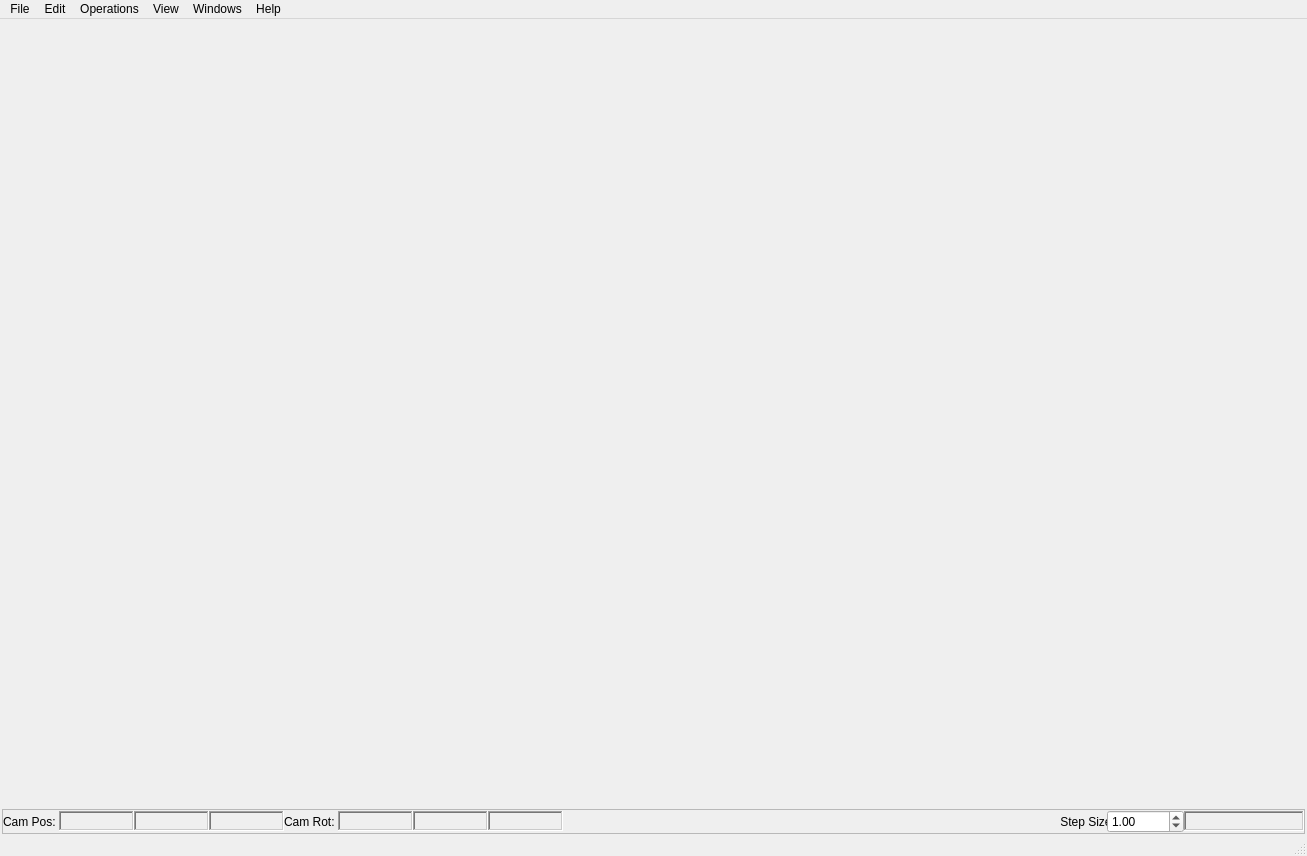
<?xml version="1.0" encoding="UTF-8"?>
<ui version="4.0">
 <class>ZEDMainWindow</class>
 <widget class="QMainWindow" name="ZEDMainWindow">
  <property name="geometry">
   <rect>
    <x>0</x>
    <y>0</y>
    <width>1307</width>
    <height>856</height>
   </rect>
  </property>
  <property name="sizePolicy">
   <sizepolicy hsizetype="Expanding" vsizetype="Expanding">
    <horstretch>0</horstretch>
    <verstretch>0</verstretch>
   </sizepolicy>
  </property>
  <property name="windowTitle">
   <string>ZEditor</string>
  </property>
  <property name="windowIcon">
   <iconset>
    <normaloff>:/ApplicationIcon/ZEDITOR.ico</normaloff>:/ApplicationIcon/ZEDITOR.ico</iconset>
  </property>
  <property name="styleSheet">
   <string/>
  </property>
  <property name="iconSize">
   <size>
    <width>24</width>
    <height>24</height>
   </size>
  </property>
  <widget class="QWidget" name="CentralWidget">
   <layout class="QGridLayout">
    <property name="leftMargin">
     <number>2</number>
    </property>
    <property name="topMargin">
     <number>2</number>
    </property>
    <property name="rightMargin">
     <number>2</number>
    </property>
    <property name="bottomMargin">
     <number>0</number>
    </property>
    <property name="spacing">
     <number>2</number>
    </property>
    <item row="0" column="0">
     <widget class="QWidget" name="ViewPort" native="true"/>
    </item>
    <item row="1" column="0">
     <widget class="QFrame" name="frmStatus">
      <property name="maximumSize">
       <size>
        <width>16777215</width>
        <height>25</height>
       </size>
      </property>
      <property name="frameShape">
       <enum>QFrame::StyledPanel</enum>
      </property>
      <property name="frameShadow">
       <enum>QFrame::Raised</enum>
      </property>
      <layout class="QHBoxLayout">
       <property name="spacing">
        <number>0</number>
       </property>
       <property name="leftMargin">
        <number>0</number>
       </property>
       <property name="topMargin">
        <number>0</number>
       </property>
       <property name="rightMargin">
        <number>0</number>
       </property>
       <property name="bottomMargin">
        <number>0</number>
       </property>
       <item>
        <layout class="QHBoxLayout">
         <property name="spacing">
          <number>0</number>
         </property>
         <item>
          <widget class="QLabel" name="lblCameraPosition">
           <property name="text">
            <string>Cam Pos: </string>
           </property>
          </widget>
         </item>
         <item>
          <widget class="QLabel" name="lblCameraPositionX">
           <property name="minimumSize">
            <size>
             <width>75</width>
             <height>0</height>
            </size>
           </property>
           <property name="maximumSize">
            <size>
             <width>75</width>
             <height>20</height>
            </size>
           </property>
           <property name="styleSheet">
            <string/>
           </property>
           <property name="frameShape">
            <enum>QFrame::WinPanel</enum>
           </property>
           <property name="frameShadow">
            <enum>QFrame::Sunken</enum>
           </property>
           <property name="lineWidth">
            <number>0</number>
           </property>
           <property name="text">
            <string/>
           </property>
          </widget>
         </item>
         <item>
          <widget class="QLabel" name="lblCameraPositionY">
           <property name="minimumSize">
            <size>
             <width>75</width>
             <height>0</height>
            </size>
           </property>
           <property name="maximumSize">
            <size>
             <width>75</width>
             <height>20</height>
            </size>
           </property>
           <property name="styleSheet">
            <string/>
           </property>
           <property name="frameShape">
            <enum>QFrame::WinPanel</enum>
           </property>
           <property name="frameShadow">
            <enum>QFrame::Sunken</enum>
           </property>
           <property name="text">
            <string/>
           </property>
          </widget>
         </item>
         <item>
          <widget class="QLabel" name="lblCameraPositionZ">
           <property name="minimumSize">
            <size>
             <width>75</width>
             <height>0</height>
            </size>
           </property>
           <property name="maximumSize">
            <size>
             <width>75</width>
             <height>20</height>
            </size>
           </property>
           <property name="styleSheet">
            <string/>
           </property>
           <property name="frameShape">
            <enum>QFrame::WinPanel</enum>
           </property>
           <property name="frameShadow">
            <enum>QFrame::Sunken</enum>
           </property>
           <property name="text">
            <string/>
           </property>
          </widget>
         </item>
         <item>
          <widget class="QLabel" name="lblCameraPosition_2">
           <property name="text">
            <string>Cam Rot: </string>
           </property>
          </widget>
         </item>
         <item>
          <widget class="QLabel" name="lblCameraRotationX">
           <property name="minimumSize">
            <size>
             <width>75</width>
             <height>0</height>
            </size>
           </property>
           <property name="maximumSize">
            <size>
             <width>75</width>
             <height>20</height>
            </size>
           </property>
           <property name="styleSheet">
            <string/>
           </property>
           <property name="frameShape">
            <enum>QFrame::WinPanel</enum>
           </property>
           <property name="frameShadow">
            <enum>QFrame::Sunken</enum>
           </property>
           <property name="text">
            <string/>
           </property>
          </widget>
         </item>
         <item>
          <widget class="QLabel" name="lblCameraRotationY">
           <property name="minimumSize">
            <size>
             <width>75</width>
             <height>0</height>
            </size>
           </property>
           <property name="maximumSize">
            <size>
             <width>75</width>
             <height>20</height>
            </size>
           </property>
           <property name="styleSheet">
            <string/>
           </property>
           <property name="frameShape">
            <enum>QFrame::WinPanel</enum>
           </property>
           <property name="frameShadow">
            <enum>QFrame::Sunken</enum>
           </property>
           <property name="lineWidth">
            <number>0</number>
           </property>
           <property name="text">
            <string/>
           </property>
          </widget>
         </item>
         <item>
          <widget class="QLabel" name="lblCameraRotationZ">
           <property name="minimumSize">
            <size>
             <width>75</width>
             <height>0</height>
            </size>
           </property>
           <property name="maximumSize">
            <size>
             <width>75</width>
             <height>20</height>
            </size>
           </property>
           <property name="styleSheet">
            <string/>
           </property>
           <property name="frameShape">
            <enum>QFrame::WinPanel</enum>
           </property>
           <property name="frameShadow">
            <enum>QFrame::Sunken</enum>
           </property>
           <property name="text">
            <string/>
           </property>
          </widget>
         </item>
         <item>
          <spacer name="horizontalSpacer">
           <property name="orientation">
            <enum>Qt::Horizontal</enum>
           </property>
           <property name="sizeHint" stdset="0">
            <size>
             <width>40</width>
             <height>20</height>
            </size>
           </property>
          </spacer>
         </item>
         <item>
          <widget class="QLabel" name="lblStepSize">
           <property name="maximumSize">
            <size>
             <width>50</width>
             <height>16777215</height>
            </size>
           </property>
           <property name="lineWidth">
            <number>1</number>
           </property>
           <property name="text">
            <string> Step Size </string>
           </property>
          </widget>
         </item>
         <item>
          <widget class="QDoubleSpinBox" name="spnbxStepSize">
           <property name="maximum">
            <double>10000.000000000000000</double>
           </property>
           <property name="singleStep">
            <double>0.500000000000000</double>
           </property>
           <property name="value">
            <double>1.000000000000000</double>
           </property>
          </widget>
         </item>
         <item>
          <widget class="QLabel" name="lblSelectedEntity">
           <property name="minimumSize">
            <size>
             <width>120</width>
             <height>0</height>
            </size>
           </property>
           <property name="maximumSize">
            <size>
             <width>120</width>
             <height>20</height>
            </size>
           </property>
           <property name="styleSheet">
            <string/>
           </property>
           <property name="frameShape">
            <enum>QFrame::WinPanel</enum>
           </property>
           <property name="frameShadow">
            <enum>QFrame::Sunken</enum>
           </property>
          </widget>
         </item>
        </layout>
       </item>
      </layout>
     </widget>
    </item>
   </layout>
  </widget>
  <widget class="QMenuBar" name="menuBar">
   <property name="geometry">
    <rect>
     <x>0</x>
     <y>0</y>
     <width>1307</width>
     <height>21</height>
    </rect>
   </property>
   <widget class="QMenu" name="menuFile">
    <property name="title">
     <string>File</string>
    </property>
    <addaction name="actNew"/>
    <addaction name="actOpen"/>
    <addaction name="actClose"/>
    <addaction name="separator"/>
    <addaction name="actSave"/>
    <addaction name="actSaveAs"/>
    <addaction name="separator"/>
    <addaction name="actExit"/>
   </widget>
   <widget class="QMenu" name="menuOperations">
    <property name="title">
     <string>Operations</string>
    </property>
    <addaction name="actSelect"/>
    <addaction name="actMove"/>
    <addaction name="actRotate"/>
    <addaction name="actScale"/>
    <addaction name="separator"/>
    <addaction name="actHide"/>
    <addaction name="actUnhide"/>
    <addaction name="separator"/>
    <addaction name="actFreeze"/>
    <addaction name="actUnfreeze"/>
    <addaction name="separator"/>
    <addaction name="actGoToEntity"/>
   </widget>
   <widget class="QMenu" name="menuHelp">
    <property name="title">
     <string>Help</string>
    </property>
    <addaction name="actHelp"/>
    <addaction name="actionTutorials"/>
    <addaction name="separator"/>
    <addaction name="actionEngine_Web"/>
    <addaction name="separator"/>
    <addaction name="actionAbout"/>
   </widget>
   <widget class="QMenu" name="menuWindows">
    <property name="title">
     <string>Windows</string>
    </property>
    <widget class="QMenu" name="menuToolbars">
     <property name="title">
      <string>Toolbars</string>
     </property>
     <addaction name="EditToolbarOpenAction"/>
     <addaction name="OperationsToolbarOpenAction"/>
    </widget>
    <addaction name="separator"/>
    <addaction name="menuToolbars"/>
   </widget>
   <widget class="QMenu" name="menuEdit">
    <property name="title">
     <string>Edit</string>
    </property>
    <addaction name="actUndo"/>
    <addaction name="actRedo"/>
    <addaction name="separator"/>
    <addaction name="actClone"/>
    <addaction name="DeleteAction"/>
   </widget>
   <widget class="QMenu" name="menuView">
    <property name="title">
     <string>View</string>
    </property>
    <widget class="QMenu" name="menuDraw">
     <property name="title">
      <string>Draw</string>
     </property>
     <addaction name="actMap"/>
     <addaction name="actEntities"/>
     <addaction name="actSkybox"/>
    </widget>
    <addaction name="actWireframe"/>
    <addaction name="menuDraw"/>
    <addaction name="actRenderType"/>
    <addaction name="actOptions"/>
    <addaction name="separator"/>
    <addaction name="actGridToogle"/>
   </widget>
   <addaction name="menuFile"/>
   <addaction name="menuEdit"/>
   <addaction name="menuOperations"/>
   <addaction name="menuView"/>
   <addaction name="menuWindows"/>
   <addaction name="menuHelp"/>
  </widget>
  <widget class="QStatusBar" name="statusBar"/>
  <action name="actSave">
   <property name="text">
    <string>Save</string>
   </property>
  </action>
  <action name="actExit">
   <property name="text">
    <string>Exit</string>
   </property>
  </action>
  <action name="actRotate">
   <property name="checkable">
    <bool>true</bool>
   </property>
   <property name="text">
    <string>Rotate</string>
   </property>
  </action>
  <action name="actMove">
   <property name="checkable">
    <bool>true</bool>
   </property>
   <property name="text">
    <string>Move</string>
   </property>
  </action>
  <action name="actScale">
   <property name="checkable">
    <bool>true</bool>
   </property>
   <property name="text">
    <string>Scale</string>
   </property>
  </action>
  <action name="actHelp">
   <property name="text">
    <string>Help</string>
   </property>
  </action>
  <action name="actNew">
   <property name="text">
    <string>New</string>
   </property>
  </action>
  <action name="ObjectSellectorOpenAction">
   <property name="text">
    <string>Object Sellector</string>
   </property>
  </action>
  <action name="actOpenConsole">
   <property name="text">
    <string>Console</string>
   </property>
  </action>
  <action name="actOpenAssets">
   <property name="text">
    <string>Asserts</string>
   </property>
  </action>
  <action name="PropertiesWindow_2">
   <property name="text">
    <string>Properties</string>
   </property>
  </action>
  <action name="AboutOpenAction">
   <property name="text">
    <string>About</string>
   </property>
  </action>
  <action name="GizmoOpenAction">
   <property name="text">
    <string>Gizmo</string>
   </property>
  </action>
  <action name="actSelect">
   <property name="checkable">
    <bool>true</bool>
   </property>
   <property name="checked">
    <bool>true</bool>
   </property>
   <property name="text">
    <string>Select</string>
   </property>
  </action>
  <action name="DeleteAction">
   <property name="text">
    <string>Delete</string>
   </property>
  </action>
  <action name="actHide">
   <property name="text">
    <string>Hide</string>
   </property>
  </action>
  <action name="actUnhide">
   <property name="text">
    <string>Unhide</string>
   </property>
  </action>
  <action name="actFreeze">
   <property name="text">
    <string>Freeze</string>
   </property>
  </action>
  <action name="actUnfreeze">
   <property name="text">
    <string>Unfreeze</string>
   </property>
  </action>
  <action name="OperationsToolbarOpenAction">
   <property name="checkable">
    <bool>true</bool>
   </property>
   <property name="checked">
    <bool>true</bool>
   </property>
   <property name="text">
    <string>Operations</string>
   </property>
  </action>
  <action name="EditToolbarOpenAction">
   <property name="checkable">
    <bool>true</bool>
   </property>
   <property name="checked">
    <bool>true</bool>
   </property>
   <property name="text">
    <string>Edit</string>
   </property>
  </action>
  <action name="FileToolbarOpenAction">
   <property name="checkable">
    <bool>true</bool>
   </property>
   <property name="text">
    <string>File</string>
   </property>
  </action>
  <action name="actClose">
   <property name="text">
    <string>Close</string>
   </property>
  </action>
  <action name="SaveAsAction">
   <property name="text">
    <string>Save As</string>
   </property>
  </action>
  <action name="actClone">
   <property name="text">
    <string>Clone</string>
   </property>
  </action>
  <action name="CutAction">
   <property name="text">
    <string>Cut</string>
   </property>
  </action>
  <action name="PasteAction">
   <property name="text">
    <string>Paste</string>
   </property>
  </action>
  <action name="actionIndex">
   <property name="text">
    <string>Index</string>
   </property>
  </action>
  <action name="actionTutorials">
   <property name="text">
    <string>Tutorials</string>
   </property>
  </action>
  <action name="actionEngine_Web">
   <property name="text">
    <string>Engine Web</string>
   </property>
  </action>
  <action name="actionAbout">
   <property name="text">
    <string>About</string>
   </property>
  </action>
  <action name="actWireframe">
   <property name="text">
    <string>Wireframe</string>
   </property>
  </action>
  <action name="actMap">
   <property name="text">
    <string>Map</string>
   </property>
  </action>
  <action name="actEntities">
   <property name="text">
    <string>Entities</string>
   </property>
  </action>
  <action name="actSkybox">
   <property name="text">
    <string>Skybox</string>
   </property>
  </action>
  <action name="actOptions">
   <property name="text">
    <string>Options</string>
   </property>
  </action>
  <action name="actRenderType">
   <property name="text">
    <string>Render Type</string>
   </property>
  </action>
  <action name="actGoToEntity">
   <property name="text">
    <string>Go To Entity</string>
   </property>
  </action>
  <action name="Assert_BrowserOpenAction">
   <property name="text">
    <string>Assert Browser</string>
   </property>
  </action>
  <action name="actionLoad_Environment">
   <property name="text">
    <string>Load Environment</string>
   </property>
  </action>
  <action name="actOpen">
   <property name="text">
    <string>Open</string>
   </property>
  </action>
  <action name="actSaveAs">
   <property name="text">
    <string>Save As</string>
   </property>
  </action>
  <action name="QuickSelectorOpenAction">
   <property name="checkable">
    <bool>true</bool>
   </property>
   <property name="text">
    <string>Quick Selector</string>
   </property>
  </action>
  <action name="actUndo">
   <property name="text">
    <string>Undo</string>
   </property>
   <property name="shortcut">
    <string>Ctrl+Z</string>
   </property>
  </action>
  <action name="actRedo">
   <property name="text">
    <string>Redo</string>
   </property>
   <property name="shortcut">
    <string>Ctrl+Y</string>
   </property>
  </action>
  <action name="SceneListOpenAction">
   <property name="checkable">
    <bool>true</bool>
   </property>
   <property name="checked">
    <bool>false</bool>
   </property>
   <property name="text">
    <string>Scene List</string>
   </property>
  </action>
  <action name="actGridToogle">
   <property name="checkable">
    <bool>true</bool>
   </property>
   <property name="checked">
    <bool>true</bool>
   </property>
   <property name="text">
    <string>Grid</string>
   </property>
  </action>
 </widget>
 <layoutdefault spacing="6" margin="11"/>
 <resources/>
 <connections>
  <connection>
   <sender>actExit</sender>
   <signal>triggered(bool)</signal>
   <receiver>ZEDMainWindow</receiver>
   <slot>close()</slot>
   <hints>
    <hint type="sourcelabel">
     <x>-1</x>
     <y>-1</y>
    </hint>
    <hint type="destinationlabel">
     <x>535</x>
     <y>460</y>
    </hint>
   </hints>
  </connection>
 </connections>
</ui>
